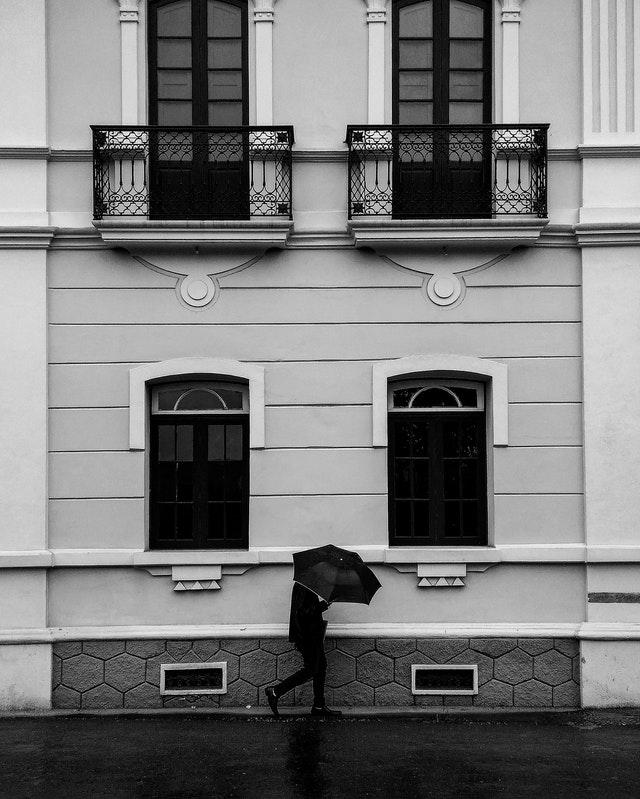
#> input picture walking.jpg, 640 x 799 px
$ jupyter execute 'V4 - Numpy arrays - operations, indexing, masking.ipynb'   (shell and % lines are left out)
#> lines starting #> are read from the running program, lines starting #| are printed output that depends on the picture; after the words box and inside, x2 and y2 are one past the last pixel; in counts of white or black regions, pixels touching at a corner belong together
[cell 1]
import numpy as np

[cell 2]
a = np.zeros((3,2))
print("a")
print(a)
b = np.ones((3,2))
print("b")
print(b)
c = np.random.random((3,2))
print("c")
print(c)
d = np.array([[1,2],[3,4],[5,6]])
print("d")
print(d)

[cell 3]
a = np.array([[5,2],[3,4],[1,0]])
b = np.array([[8,-3],[-1,12],[40,20]])
print("a")
print(a)
print("b")
print(b)
print("a+b -> per-element operation")
print(a+b)
print("a+5 -> scalar operation distributed to all elements")
print(a+5)

[cell 4]
from skimage.io import imread,imshow,imsave
from matplotlib import pyplot as plt

im = imread('walking.jpg')
#> im is the input picture: shape (799, 640); min 0, max 255, mean 121.2
plt.figure()
imshow(im)
plt.figure()
imshow(im+50)
plt.show()
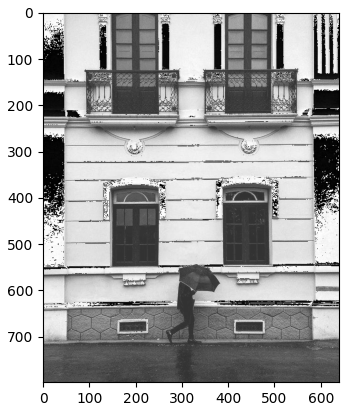
#> figure drawn by matplotlib, 1 panel

[cell 5]
print(im[500,200])
#| 11
window = im[355:560,140:260]
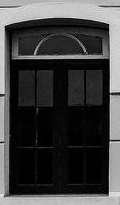
#> window: shape (205, 120); min 0, max 246, mean 64.4

plt.figure()
imshow(window)
plt.show()

[cell 6]
im3 = im.copy()
im3[355:560,265:385] = window
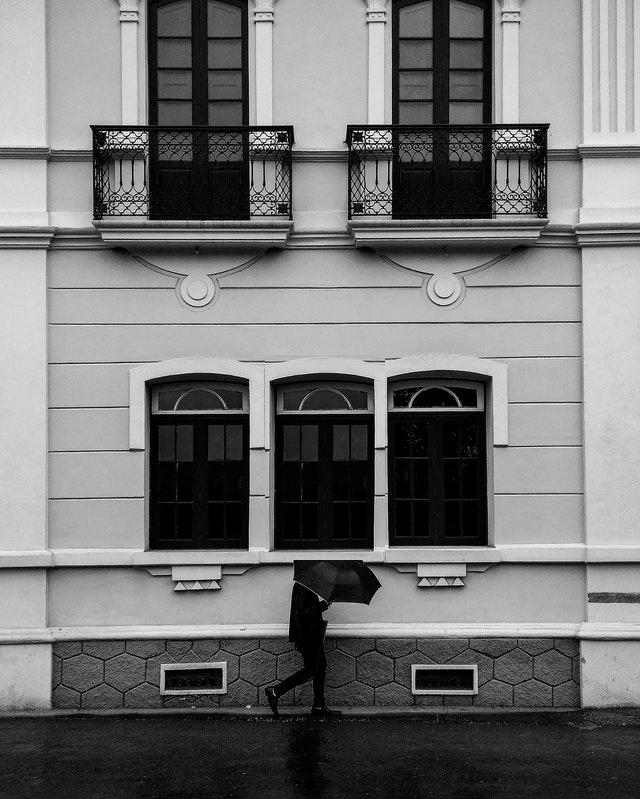
#> im3: shape (799, 640); 4.78% of pixels changed, all inside (x1, y1, x2, y2) = (265, 355, 385, 560)
plt.figure()
imshow(im3)
plt.show()

[cell 7]
mask = im<30
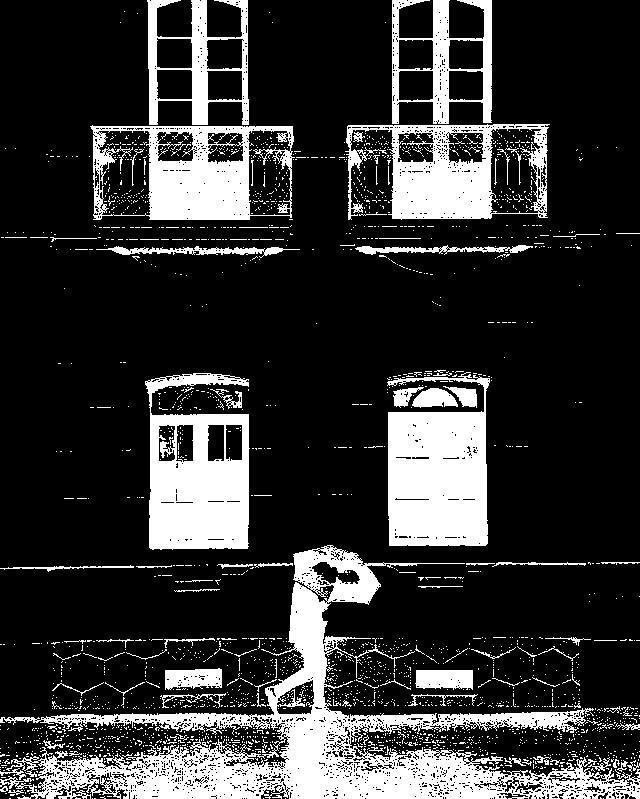
#> mask: shape (799, 640) bool; 20.3% white; 2409 white regions (2317 under 20 px), largest, box (x1, y1, x2, y2) and area: (0, 545, 640, 799) 35519, (387, 372, 490, 546) 13442, (145, 373, 250, 550) 12175

plt.figure()
imshow(mask)
plt.show()

im4 = im.copy()
im4[mask] = 255
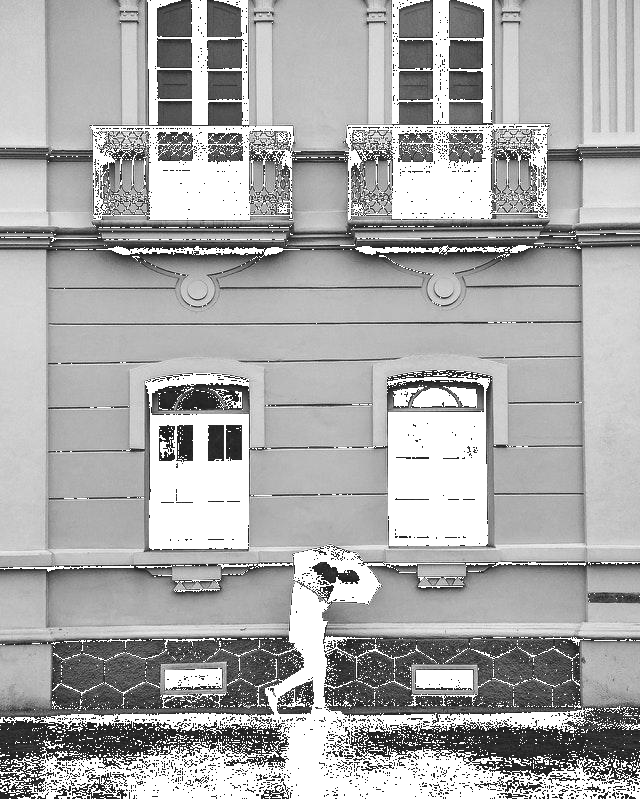
#> im4: shape (799, 640); min 30, max 255, mean 170.4

plt.figure()
imshow(im4)
plt.show()

[cell 8]
print(im)
#> (printed output is left out)
print("Indexing with scalar coordinates:")
print(im[5,5], im[5,5].shape)
#| 190 ()
print("Indexing with scalar range:")
print(im[5:10,5:10], im[5:10,5:10].shape)
#| [[190 192 191 197 193]
#|  [189 193 194 196 192]
#|  [189 194 196 190 189]
#|  [192 193 194 186 190]
#|  [197 198 199 192 194]] (5, 5)
print("Indexing with boolean mask:")
print(im[mask], im[mask].shape)
#> (printed output is left out)

$ run again, with CT-Scan-Benign-Brain-Tumour.jpg copied over walking.jpg
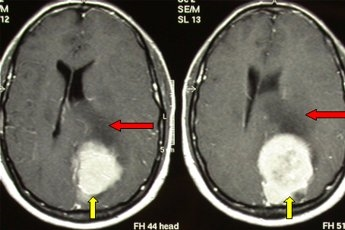
#> input picture CT-Scan-Benign-Brain-Tumour.jpg, 345 x 230 px
#> im is the input picture: shape (230, 345, 3); mean R, G, B 103, 100.4, 91.3
#> `mask = im<30`:
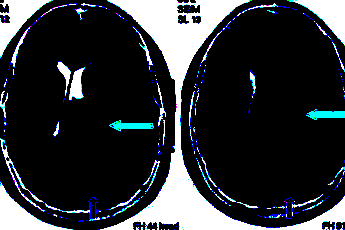
#> mask: shape (230, 345, 3) bool; mean R, G, B 0.185, 0.199, 0.217
#> `im4[mask] = 255`:
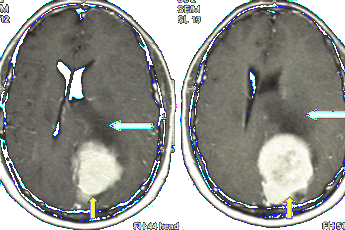
#> im4: shape (230, 345, 3); mean R, G, B 147.2, 148.4, 144.4
#> (printed output is left out)
#| [26 25 20] (3,)
#> (printed output is left out)
#> (printed output is left out)

$ run again, with airplane.jpg copied over walking.jpg
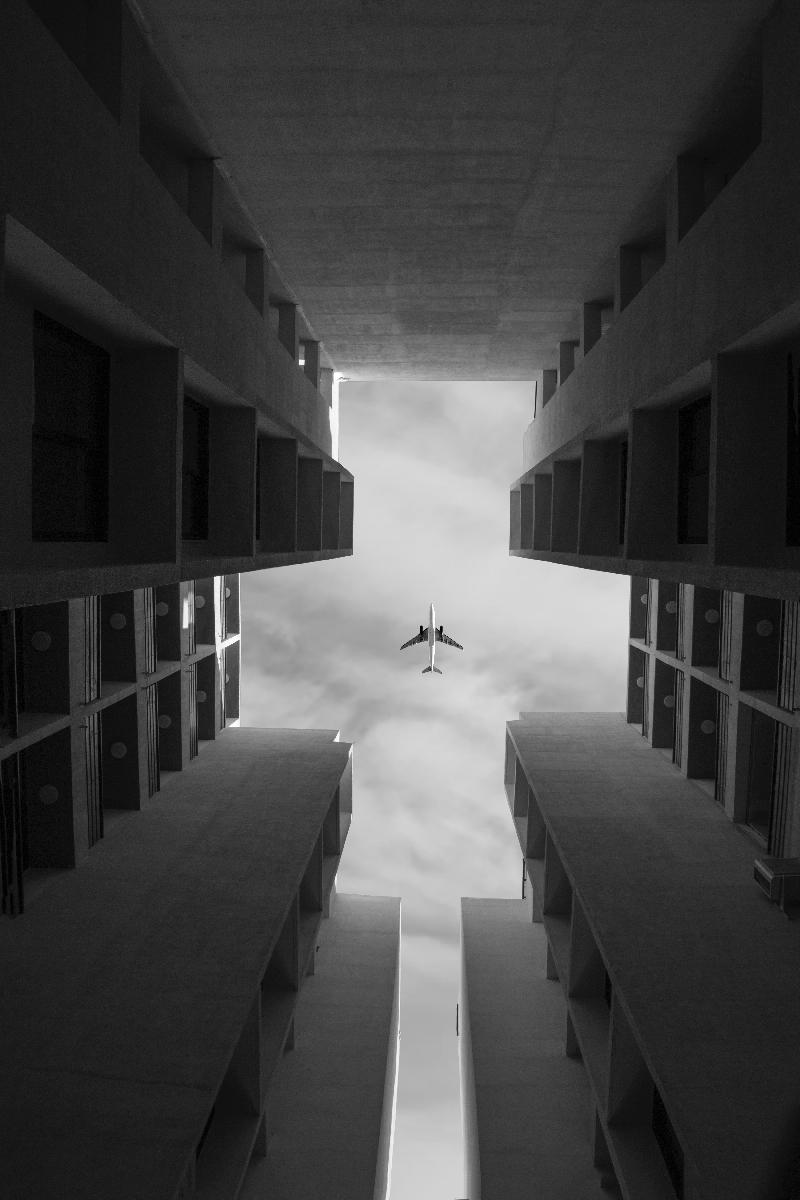
#> input picture airplane.jpg, 800 x 1200 px
#> im is the input picture: shape (1200, 800); min 0, max 255, mean 68.1
#| 5
#> im3: shape (1200, 800); 2.56% of pixels changed, all inside (x1, y1, x2, y2) = (265, 355, 385, 560)
#> `mask = im<30`:
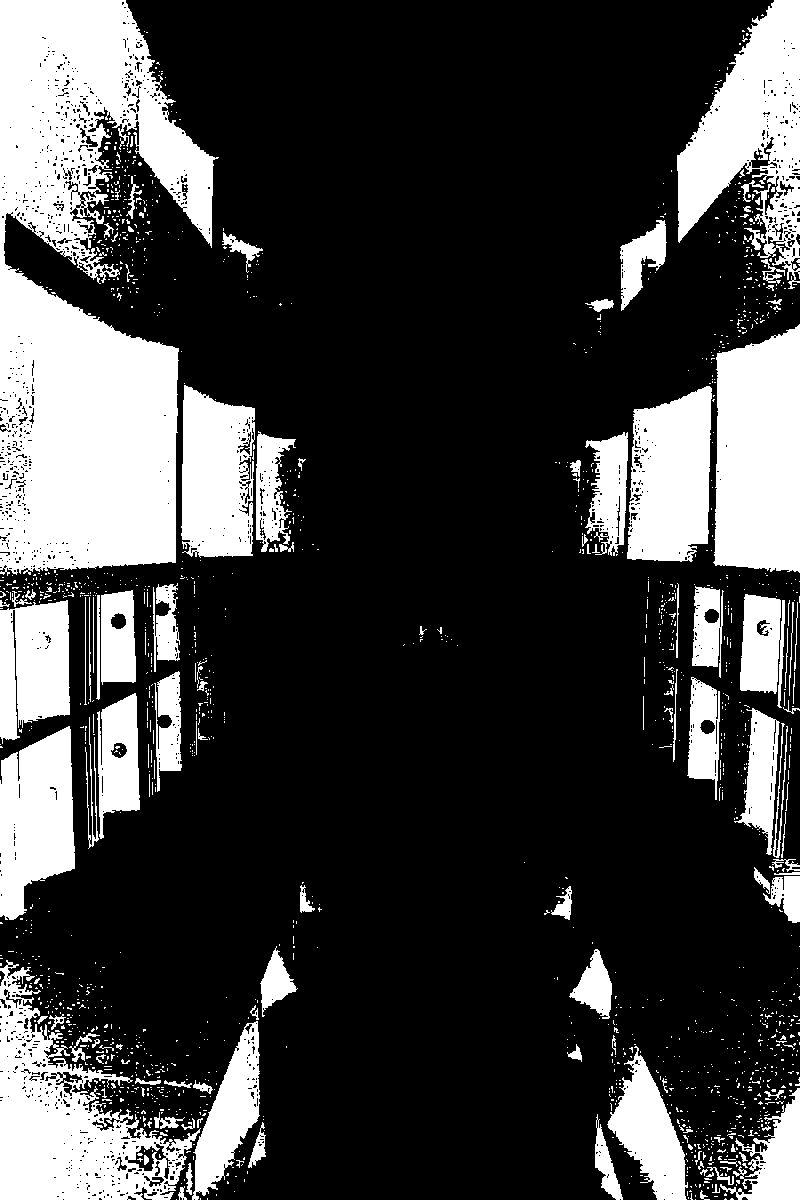
#> mask: shape (1200, 800) bool; 25% white; 1656 white regions (1529 under 20 px), largest, box (x1, y1, x2, y2) and area: (0, 0, 219, 576) 77975, (0, 960, 201, 1200) 20300, (713, 324, 800, 573) 18991
#> `im4[mask] = 255`:
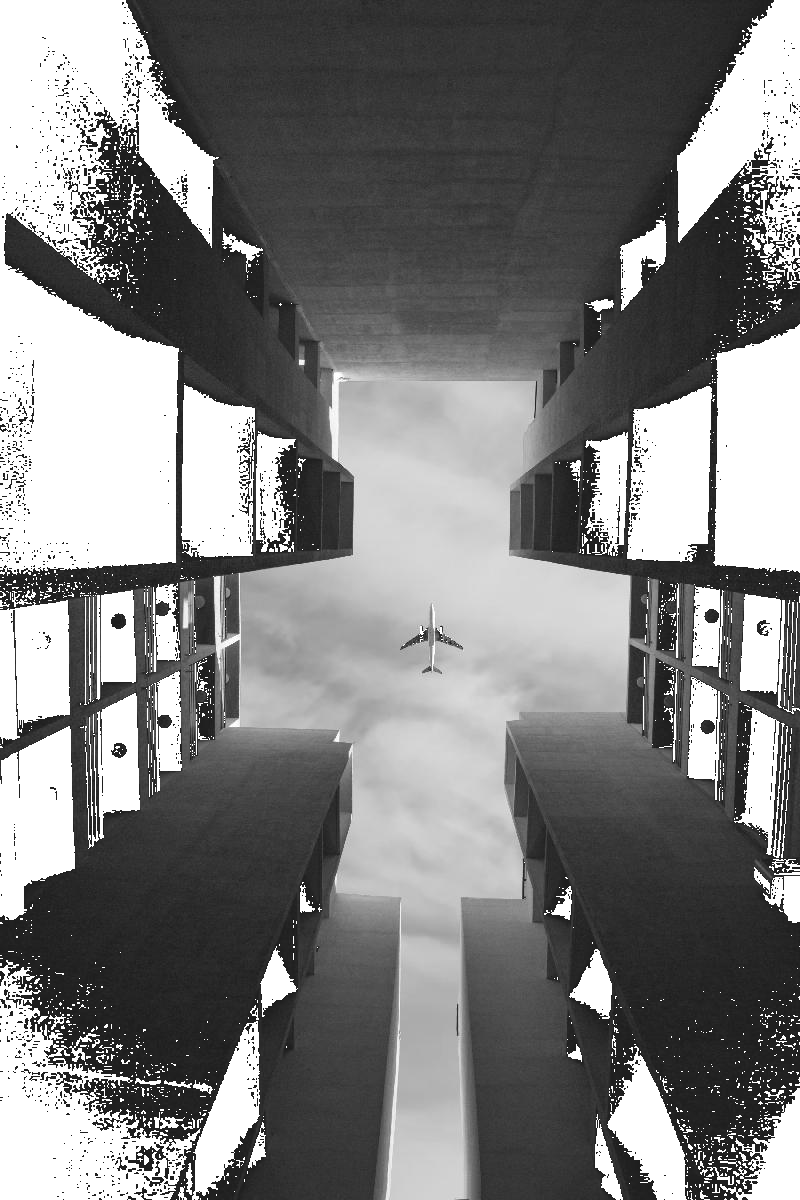
#> im4: shape (1200, 800); min 30, max 255, mean 126.8
#> (printed output is left out)
#| 21 ()
#| [[21 21 22 24 23]
#|  [21 21 22 24 24]
#|  [21 21 22 25 24]
#|  [23 23 23 27 26]
#|  [24 24 24 25 25]] (5, 5)
#> (printed output is left out)
